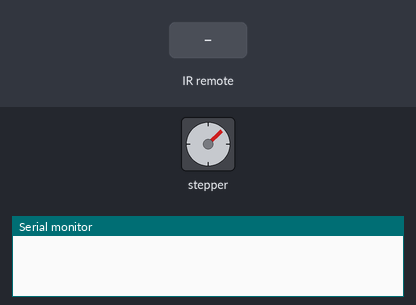
Recording of a sketch running on a simulated Arduino Uno, built with avr-gcc and run on an emulated ATmega328P. On the bench: stepper motor, the last lines printed to the serial monitor. Inputs (shaded band) come from the test bench. Stepper angles assume 2048 steps per turn.

Above: at 1.5 s.
1.6 s: infrared code 0x1B received
At 2.4 s:
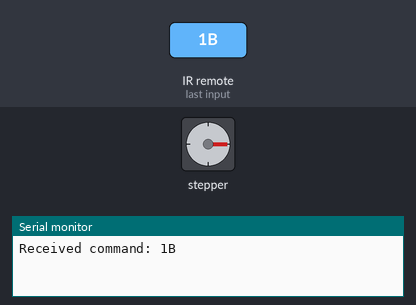
4.6 s: infrared code 0x1A received
At 6.4 s:
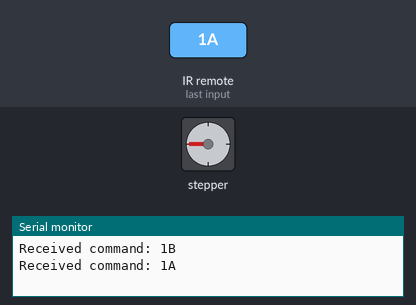
7.6 s: infrared code 0x1B received
At 9.7 s:
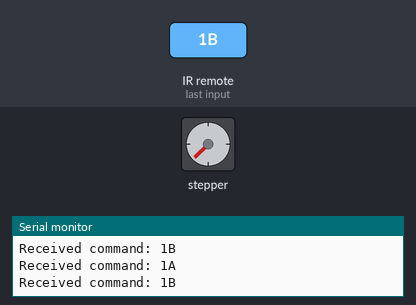
Timing chart, 0 to 19.6 s (numbered marks = the images above; inputs shaded):
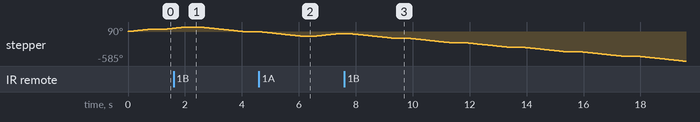

The sketch:

receive.ino
```cpp
#include <IRremote.h>
#define IR_RECEIVE_PIN 2
#define IR_VCC_PIN 3
#define IR_GND_PIN 4
uint32_t command;
// Stepper
#include <Stepper.h>
#define STEPS 2048
#define IN1 12
#define IN2 11
#define IN3 10
#define IN4 9
const int speed = 10; // [5, 15]
Stepper stepper(STEPS, IN1, IN3, IN2, IN4);
int degree = 45;
float steps;
int step_count_delay = 0;
int step_max_delay = 50;
//
void setup() {
  Serial.begin(9600);
  IrReceiver.enableIRIn();

  stepper.setSpeed(speed);
}

void loop() {
  if (IrReceiver.decode()) {
    command = IrReceiver.decodedIRData.command;
    Serial.print("Received command: ");
    Serial.println(command, HEX);
    if (command == 0x1A)
      degree = 45;
    else if (command == 0x1B)
      degree = -90;
    IrReceiver.resume();
  }

  if (step_count_delay == 0) {
    steps = degree * 1.0 * STEPS / 360;
    stepper.step(steps);
  }
  step_count_delay++;
  if (step_count_delay > step_max_delay)
    step_count_delay = 0;
  delay(10);
}
```
